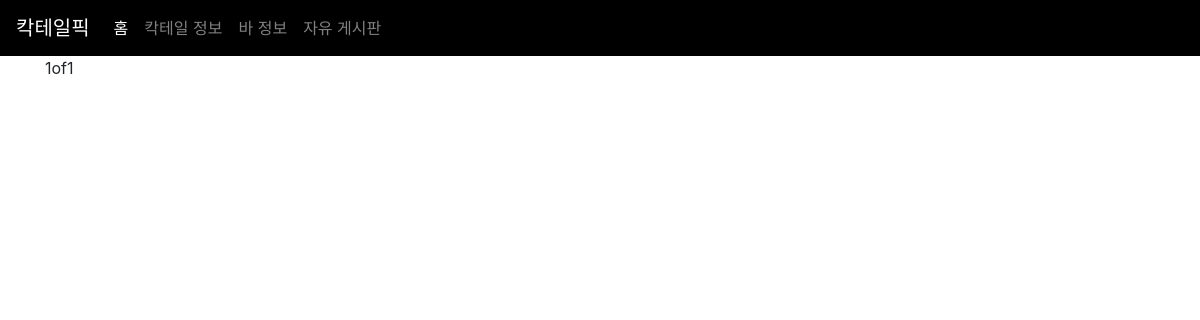
Before: /cockpick/bar/ with the older database file.
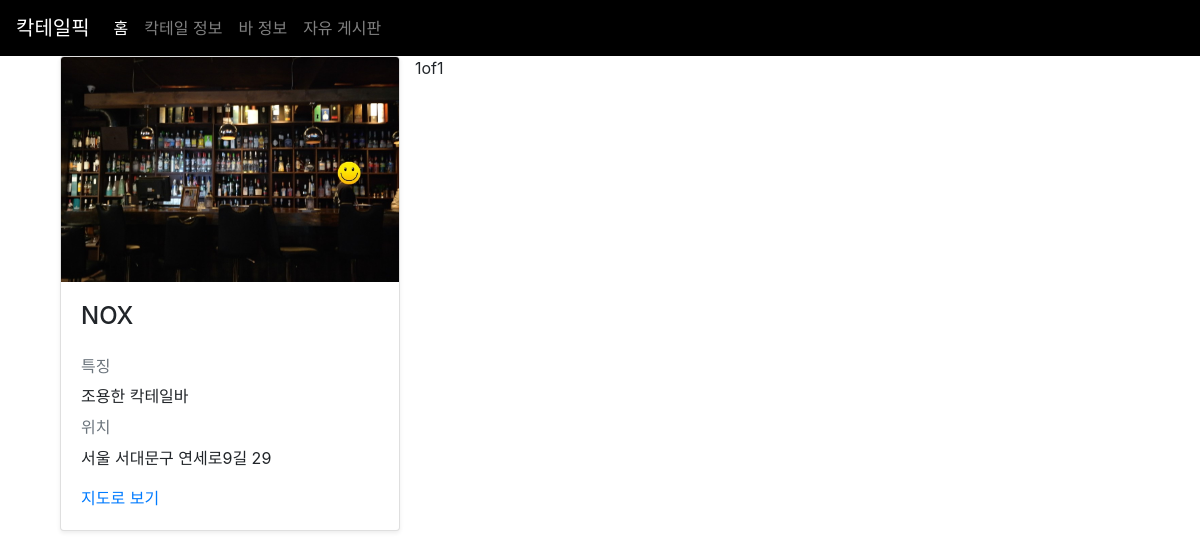
After: the same page with the newer database file.
### cockpick/models.py (models this page shows, shortened)
class Bar(models.Model):
    title = models.CharField(max_length=255, default='null')
    image = models.ImageField(upload_to='images/')
    description = models.CharField(max_length=500)
    posit = models.CharField(max_length=500, default='null')
    url = models.CharField(max_length=500, default='null')
    centerx = models.CharField(max_length=255, default = '37.3595704')
    centery = models.CharField(max_length=255, default = '127.105399')

### cockpick/views.py (the view)
# urls.py: path('bar/', views.bar, name='bar'),
def bar(request):
    bars = Bar.objects
    bars_list=Bar.objects.all()
    paginator = Paginator(bars_list,3)
    page = request.GET.get('page')
    posts = paginator.get_page(page)
    return render(request, 'bar.html', {'bars':bars,'posts':posts})

### cockpick/templates/bar.html (shortened to what this page needs)
{% extends 'base.html' %}
{% block content %}
    {% load staticfiles %}
    <main role="main">
	      <div class="container">
    	  <div class="row">
    	  {% for bar in bars.all %}
    	    <div class="col-md-4">
    	      <div class="card mb-4 shadow-sm">
    	        <img class="card-img-top" src="{{ bar.image.url }}" alt=" Card image cap">
    	        <div class="card-body">
    	          <h4>{{ bar.title }}</h4>
                <br>
                <h6 class="card-subtitle mb-2 text-muted">특징</h6>
    	          <p class="card-text">{{ bar.description }}</p>
                <h6 class="card-subtitle mb-2 text-muted">위치</h6>
    	          <p class="card-text">{{ bar.posit }}</p>
                  <a href="{% url 'bard' bar.id %}" class="card-link">지도로 보기</a>
    	        </div>
    	      </div>
    	    </div>
        {% endfor %}
        <span>{{posts.number}}</span>
        <span>of</span>
        <span>{{posts.paginator.num_pages}}</span>
        </div>
      </div>
    </main>
</body>
{% endblock %}

### cocktail/templates/base.html (shortened to what this page needs)
<head>
<link rel="stylesheet" href="https://stackpath.bootstrapcdn.com/bootstrap/4.3.1/css/bootstrap.min.css">
</head>
<nav class="navbar navbar-expand-lg navbar-dark" style="background-color: #000000">
    <a class="navbar-brand" href="{% url 'home'%}">칵테일픽</a>
    <div class="collapse navbar-collapse" id="navbarNavAltMarkup">
        <div class="navbar-nav">
        <a class="nav-item nav-link active" href="{% url 'main' %}">홈 <span class="sr-only">(current)</span></a>
        <a class="nav-item nav-link" href="{% url 'cock' first_letter='a' %}">칵테일 정보</a>
        <a class="nav-item nav-link" href="{% url 'bar' %}">바 정보</a>
        <a class="nav-item nav-link" href="{% url 'blog' %}">자유 게시판</a>
        </div>
    </div>
</nav>
<div class="container">
    {% block content %}
    {% endblock %}
</div>

### cocktail/templates/base.html (style rules this page uses)
a { font-color:white; }

Changed rows visible on the page:
added Bar: image (picture), title "NOX", description "조용한 칵테일바", posit "서울 서대문구 연세로9길 29"
